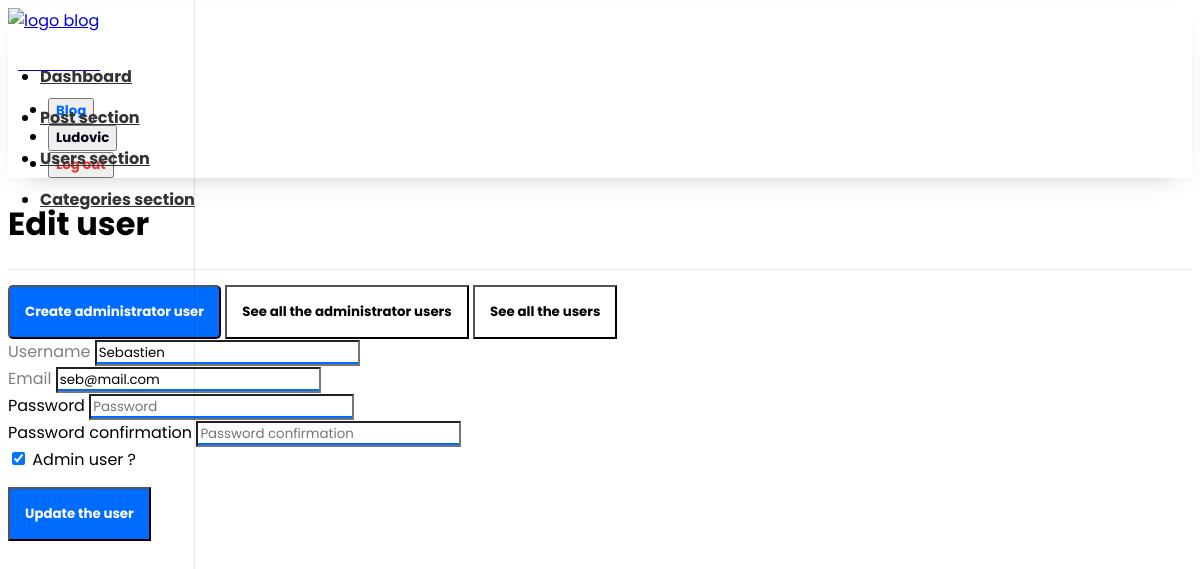
The page /app/admin/users/edit_users.php?id=25 (signed in) on the database as committed earlier.
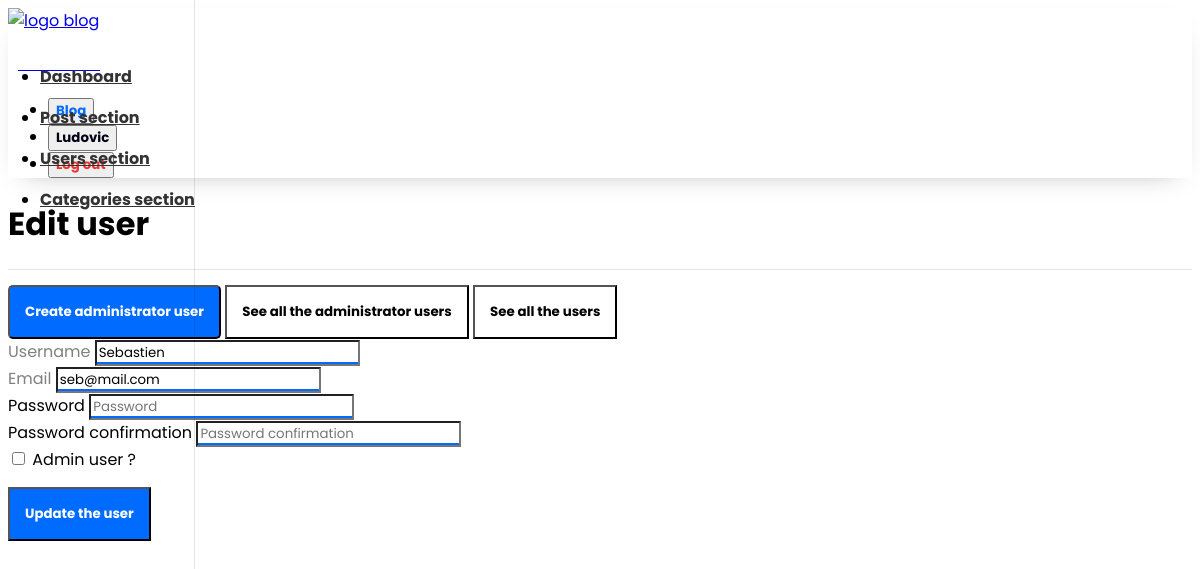
The same page on the database as committed later.
### app/db/database.php (called while the page is built, shortened)
<?php
require("connect.php");
function execQuery($sql, $data)
{
    global $conn;
    $fetcher = $conn->prepare($sql);
    $values  = array_values($data);
    $types   = str_repeat("s", count($values));
    $fetcher->bind_param($types, ...$values);
    $fetcher->execute();
    return $fetcher;
}
function selectOneInTable($table, $conditions)
{
    $sql = "SELECT * FROM $table";
    $i = 0;
    foreach ($conditions as $key => $value) {
        if ($i === 0) {
            $sql = $sql . " WHERE $key=?";
        } else {
            $sql = $sql . " AND $key=?";
        }
        $i++;
    }
    $sql     = $sql . " LIMIT 1";
    $fetcher = execQuery($sql, $conditions);
    $payload = $fetcher->get_result()->fetch_assoc();
    return $payload;
}

### app/controllers/users.php (called while the page is built, shortened)
<?php
include(ROOT_PATH . "/app/db/database.php");
$table       = "users";
if (htmlspecialchars(isset($_GET["id"]), ENT_HTML401, "UTF-8")) {
    $user = selectOneInTable($table, ["id" => $_GET["id"]]);
    $admin     = $user["admin"];
}

### app/admin/users/edit_users.php (the view, shortened to what the changed rows need)
<?php
    include(ROOT_PATH . "/app/controllers/users.php");
?>
<!DOCTYPE html>
<html lang="en">
<head>
    <link rel="stylesheet"
        href="https://unpkg.com/bootstrap-material-design@4.1.1/dist/css/bootstrap-material-design.min.css"
 />
    <link rel="stylesheet" href="https://unicons.iconscout.com/release/v2.0.1/css/unicons.css" />
    <link href="../../../assets/dashboard.css" rel="stylesheet" />
</head>
<body>
    <div class="container-fluid">
        <div class="row">
            <main role="main" class="col-md-9 ml-sm-auto col-lg-10 pt-3 px-4">
                <div
                    class="d-flex justify-content-between flex-wrap flex-md-nowrap align-items-center pb-2 mb-3 border-bottom">
                    <h1 style="font-weight: bold">Edit user</h1>
                </div>
                <div class="mt-5">
                    <form class="mt-4" action="edit_users.php" method="post">
                        <div class="custom-control custom-checkbox mt-3 mb-4">
                            <?php if(isset($admin) && $admin == 1): ?>
                            <input name="admin" type="checkbox" class="custom-control-input" id="customCheck1"
                                checked />
                            <label class="custom-control-label" for="customCheck1">Admin user ?</label>
                            <?php else: ?>
                            <input name="admin" type="checkbox" class="custom-control-input" id="customCheck1" />
                            <label class="custom-control-label" for="customCheck1">Admin user ?</label>
                            <? endif; ?>
                        </div>
                    </form>
                </div>
            </main>
        </div>
    </div>
</body>
</html>

Rows that differ between the two databases and show on the page:
changed users "Sebastien": admin 1 → 0 (drawn)
Other text that changed with them:
form field admin: (not shown) → "☐"
form field admin: "☑" → (not shown)
